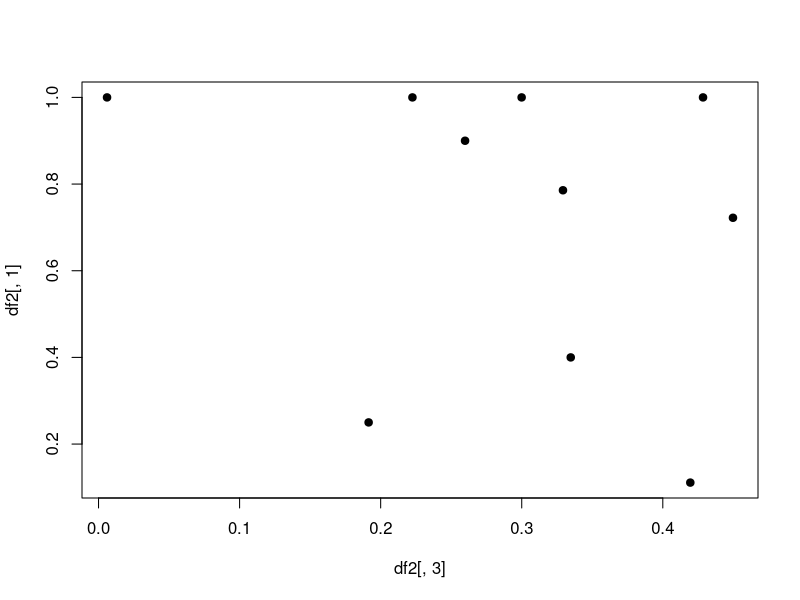

Generate this figure with R:
df <- read.delim("table_from_article.csv", comment.char="#") # Read a CSV file as a dataframe
cor(df) # gets the correlation matrix of the dataframe
x = df[,4:6]/apply(df[,4:6],1,sum) # matriz[<rows>,<column>]
# i:j = [i, ..., j]
# apply(<matriz>,<row=1/column=2>,<function>)
df2 = cbind(PCap = df[3]/df[,2],x,PACHS = df[,6]) # concatenate matriz in columns
cor(df2)
plot(df2[,3],df2[,1],pch=19,cex=1) # scatter plot
